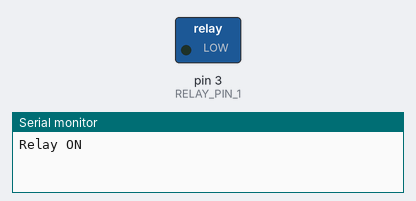
Recording of a sketch running on a simulated Arduino Uno, built with avr-gcc and run on an emulated ATmega328P. Shown: switched loads named in the sketch (green lamp = pin HIGH), the last lines printed to the serial monitor.

Above: at 1.0 s.
At 3.0 s:
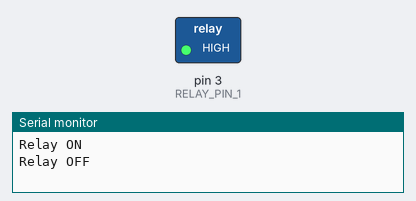
Timing chart, 0 to 5.2 s (numbered marks = the images above):
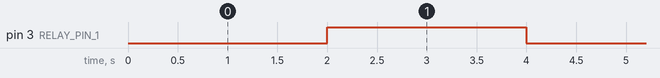

Measured:
- by itself, pin 3 (RELAY_PIN_1): alternates HIGH for 2.0 s and LOW for 2.0 s

The sketch:

4_Channel_Relay.ino
```cpp
#define RELAY_PIN_1 3 // Pin no 3

void setup() {
  Serial.begin(9600);
  pinMode(RELAY_PIN_1, OUTPUT);
}

void loop() {
  // put your main code here, to run repeatedly:
  Serial.println("Relay ON");
  digitalWrite(RELAY_PIN_1, LOW);
  delay(2000);

  Serial.println("Relay OFF");
  digitalWrite(RELAY_PIN_1, HIGH);
  delay(2000);
}
```
